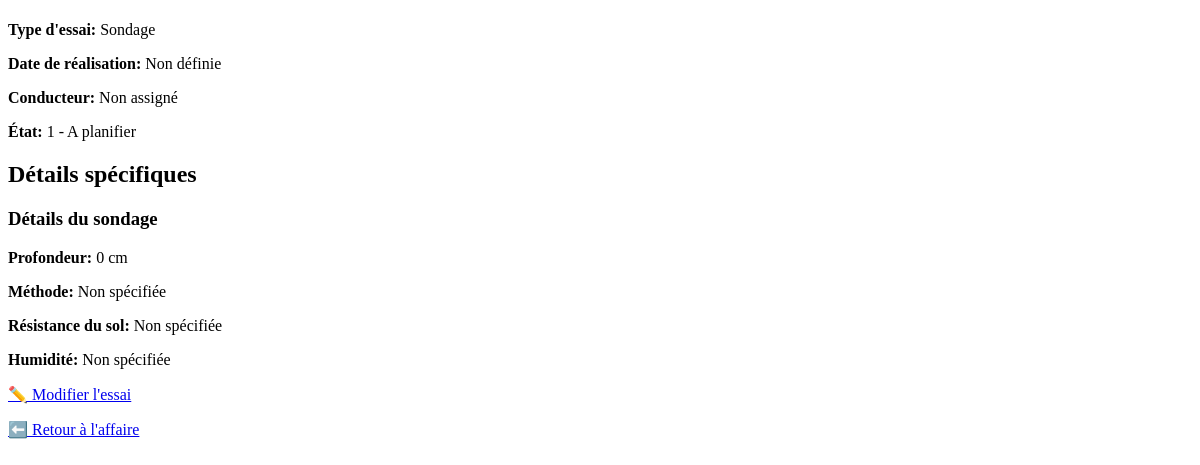
Page /essai/2/ on the earlier database version.
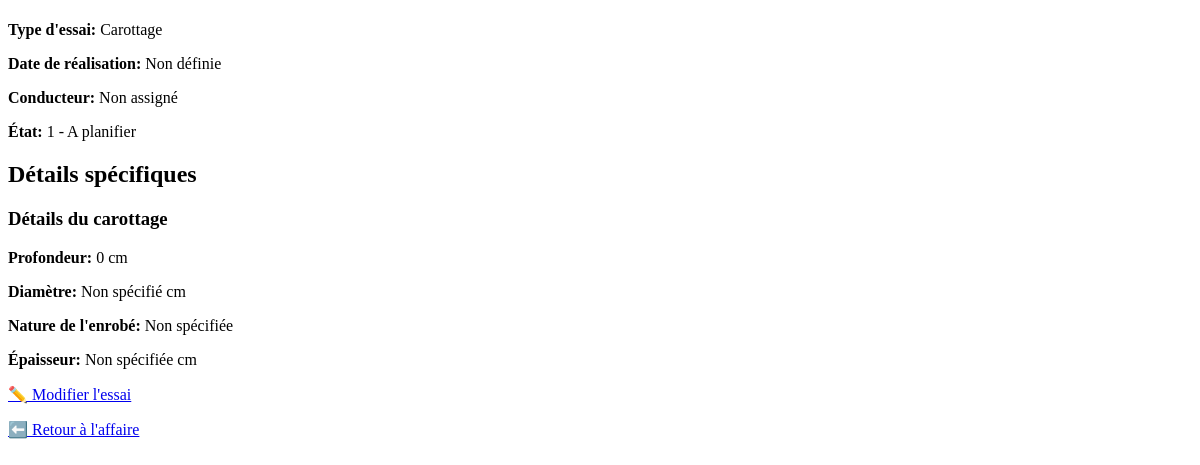
Same page on the later database version.
### suivi_essais/models.py (models this page shows, shortened)
class Essai(models.Model):
    TYPE_CHOICES = [
        ('CAROTTE', 'Carottage'),
        ('SONDAGE', 'Sondage'),
        ('PERMEA', 'Perméabilité'),
    ]
    identifiant = models.CharField(max_length=50, blank=False, null=False, unique=True)
    type_essai = models.CharField(max_length=20, choices=TYPE_CHOICES)
    affaire = models.ForeignKey("Affaire", on_delete=models.CASCADE, related_name="essais")
    conducteur = models.ForeignKey(User, on_delete=models.SET_NULL, null=True, blank=True)
    libelle = models.CharField(max_length=255)  # ex: 2025_ACHENHEIM_CHARMES_C01
    ville = models.CharField(max_length=100, blank=True, null=True)
    rue = models.CharField(max_length=255, blank=True, null=True)
    etat = models.ForeignKey("Etat", on_delete=models.SET_NULL, null=True)
    commentaire = models.TextField(blank=True, null=True)
    commentaire_saisie = models.TextField(blank=True, null=True)
    date_limite_realisation = models.DateField(blank=True, null=True)
    date_programmation = models.DateField(blank=True, null=True)
    date_realisation = models.DateField(blank=True, null=True)
    date_enlevement = models.DateField(blank=True, null=True)
    date_rendu = models.DateField(blank=True, null=True)
    date_etiquette = models.DateField(blank=True, null=True)
    date_formulaire = models.DateField(blank=True, null=True)
    date_creation = models.DateField(auto_now_add=True)
    date_cloture = models.DateField(blank=True, null=True)
    date_leve = models.DateField(blank=True, null=True)
    campagne_code_chantier = models.CharField(max_length=50, blank=True, null=True)
    os_libelle = models.CharField(max_length=255, blank=True, null=True)
    os_no_engagement = models.CharField(max_length=50, blank=True, null=True)
    os_no = models.CharField(max_length=50, blank=True, null=True)
    coord_lon = models.FloatField(blank=True, null=True)
    coord_lat = models.FloatField(blank=True, null=True)
    cc48_x = models.FloatField(blank=True, null=True)
    cc48_y = models.FloatField(blank=True, null=True)
    cc48_z = models.FloatField(blank=True, null=True)
    prevoir_enlev = models.BooleanField(default=False)

class Sondage(models.Model):
    essai = models.OneToOneField('Essai', on_delete=models.CASCADE)
    profondeur = models.DecimalField(max_digits=5, decimal_places=2)
    methode = models.CharField(max_length=100, blank=True)
    resistance_sol = models.CharField(max_length=100, blank=True)
    humidite = models.CharField(max_length=100, blank=True)
    observations = models.TextField(blank=True)

class Etat(models.Model):
    code = models.IntegerField(primary_key=True)
    libelle = models.CharField(max_length=100)
    def __str__(self):
        return f"{self.code} - {self.libelle}"

### suivi_essais/views.py (the view)
# urls.py: path('essai/<int:pk>/', views.essai_detail, name='essai_detail'),
def essai_detail(request, pk):
    essai = get_object_or_404(Essai, pk=pk)
    details_specifiques = None
    if essai.type_essai == 'CAROTTE':
        details_specifiques = Carottage.objects.filter(essai=essai).first()
    elif essai.type_essai == 'SONDAGE':
        details_specifiques = Sondage.objects.filter(essai=essai).first()
    elif essai.type_essai == 'PERMEA':
        details_specifiques = Permeabilite.objects.filter(essai=essai).first()
    context = {
        'essai': essai,
        'details': details_specifiques
    }
    return render(request, 'suivi_essais/essai_detail.html', context)

### suivi_essais/templates/suivi_essais/essai_detail.html (shortened to what this page needs)
<!DOCTYPE html>
<html lang="fr">
<head>
</head>
<body>
    <div class="essai-info">
        <p><strong>Type d'essai:</strong> {{ essai.get_type_essai_display }}</p>
        <p><strong>Date de réalisation:</strong> {{ essai.date_realisation|default:"Non définie" }}</p>
        <p><strong>Conducteur:</strong> {{ essai.conducteur|default:"Non assigné" }}</p>
        <p><strong>État:</strong> {{ essai.etat }}</p>
    </div>
    <div class="details-specifiques">
        <h2>Détails spécifiques</h2>
        {% if essai.type_essai == 'CAROTTE' %}
            <h3>Détails du carottage</h3>
            <p><strong>Profondeur:</strong> {{ details.profondeur|default:"0" }} cm</p>
            <p><strong>Diamètre:</strong> {{ details.diametre|default:"Non spécifié" }} cm</p>
            <p><strong>Nature de l'enrobé:</strong> {{ details.nature_enrobe|default:"Non spécifiée" }}</p>
            <p><strong>Épaisseur:</strong> {{ details.epaisseur|default:"Non spécifiée" }} cm</p>
        {% elif essai.type_essai == 'SONDAGE' %}
            <h3>Détails du sondage</h3>
            <p><strong>Profondeur:</strong> {{ details.profondeur|default:"0" }} cm</p>
            <p><strong>Méthode:</strong> {{ details.methode|default:"Non spécifiée" }}</p>
            <p><strong>Résistance du sol:</strong> {{ details.resistance_sol|default:"Non spécifiée" }}</p>
            <p><strong>Humidité:</strong> {{ details.humidite|default:"Non spécifiée" }}</p>
        {% endif %}
    </div>
    <div class="actions">
        <p>
            <a href="{% url 'suivi_essais:essai_edit' essai.pk %}">✏️ Modifier l'essai</a>
        </p>
    </div>
    <div class="navigation">
        <p>
            <a href="{% url 'suivi_essais:affaire_detail' essai.affaire.pk %}">⬅️ Retour à l'affaire</a>
        </p>
    </div>
</body>
</html>

Differences in the rows shown:
removed Sondage: profondeur "0", methode "Non spécifiée", resistance_sol "Non spécifiée", humidite "Non spécifiée"
changed Essai "Non définie": type_essai "Sondage" → "Carottage"
Other differences:
{{ details.profondeur|default:"0" }}: (not shown) → "0"
{{ details.diametre|default:"Non spécifié" }}: (not shown) → "Non spécifié"
{{ details.nature_enrobe|default:"Non spécifiée" }}: (not shown) → "Non spécifiée"
{{ details.epaisseur|default:"Non spécifiée" }}: (not shown) → "Non spécifiée"
text no longer shown: "Détails du sondage Méthode: Résistance du sol: Humidité:"
text now shown: "Détails du carottage Diamètre: Nature de l'enrobé: Épaisseur:"
